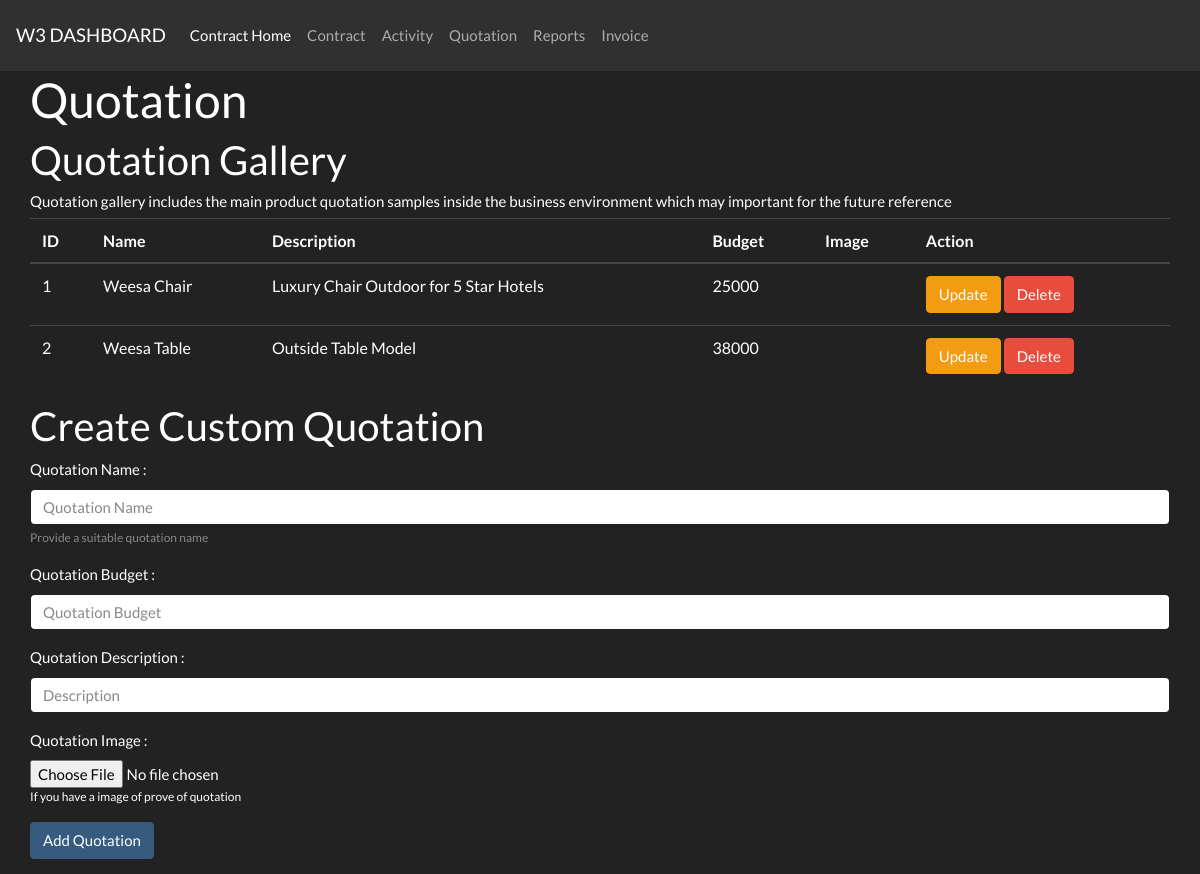
Screenshot of /view/contract/quotationAdd.php (signed in) with the database file from the repository.
### tables this page shows
CREATE TABLE `quotation` (
  `q_id` int(10) NOT NULL,
  `q_budget` varchar(255) NOT NULL,
  `q_desc` varchar(255) NOT NULL,
  `q_img` varchar(255) NOT NULL,
  `q_name` varchar(255) NOT NULL
);

### model/quotationModel.php (called while the page is built)
<?php
require_once("./../../inc/config.php");
function getAllQuotationDB(){
    global $conn;
	$query = "select * from quotation";
	$result = mysqli_query($conn,$query);
	return $result;
}
?>

### controller/contract/quotationController.php (called while the page is built, shortened)
<?php
require_once("./../../model/quotationModel.php");
class Quotation{
    function getAllQuotation(){
        $res =  getAllQuotationDB();
        return $res;
    }
}
?>

### view/contract/quotationAdd.php (the view, shortened to what this page needs)
<?php
require_once('./contractHeader.php');
require_once('./../../controller/contract/quotationController.php');
$quo = new Quotation();
$result = $quo->getAllQuotation();
?>
<div class="container">
<h1>Quotation</h1>
<h2>Quotation Gallery</h2>
<h6>Quotation gallery includes the main product quotation samples inside the business environment which may important for the future reference</h6>
<table class="table table-hover">
    <thead>
        <tr>
        <th>ID</th>
        <th >Name</th>
        <th >Description</th>
        <th >Budget</th>
        <th >Image</th>
        <th>Action</th>
        </tr>
    </thead>
    <tbody>
    <?php
    while($row = mysqli_fetch_array($result)) {
    ?>
    <tr>
        <td><?php echo $row["q_id"]; ?></td>
        <td><?php echo $row["q_name"]; ?></td>
        <td><?php echo $row["q_desc"]; ?></td>
        <td><?php echo $row["q_budget"]; ?></td>
        <td><?php echo $row["q_img"]; ?></td>
        <td>
        <a class="btn btn-warning" href="./employeeUpdate.php?updateid=<?php echo $row["emp_id"]; ?>">Update</a>
        <a class="btn btn-danger" href="./../../controller/user/employeeController.php?deleteid=<?php echo $row["nic"]; ?>">Delete</a>
        </td>
    </tr>
    <?php
    }
    ?>
    </tbody>
</table>
<h2>Create Custom Quotation</h2>
<form method="post" action="./../../controller/contract/quotationController.php">
        <div class="form-group">
          <label>Quotation Name : </label>
          <input type="text" class="form-control" placeholder="Quotation Name" name="q_name">
          <small id="" class="form-text text-muted">Provide a suitable quotation name </small>
        </div>
        <div class="form-group">
          <label>Quotation Budget : </label>
          <input type="text" class="form-control" id="" placeholder="Quotation Budget" name="q_desc">
        </div>
        <div class="form-group">
          <label>Quotation Description : </label>
          <input type="text" class="form-control" placeholder="Description" name="q_budget">
        </div>
        <div class="form-group">
          <label>Quotation Image :  </label>
          <input type="file" class="form-control-file" id="" name="q_img">
          <small id="">If you have a image of prove of quotation</small>
        </div>
        <button type="submit" class="btn btn-primary" name ="quotationAdd">Add Quotation</button>
      </form>
</div>
</body>
</html>

### rows the page displays
quotation: q_id "1", q_name "Weesa Chair", q_desc "Luxury Chair Outdoor for 5 Star Hotels", q_budget "25000"
quotation: q_id "2", q_name "Weesa Table", q_desc "Outside Table Model", q_budget "38000"
